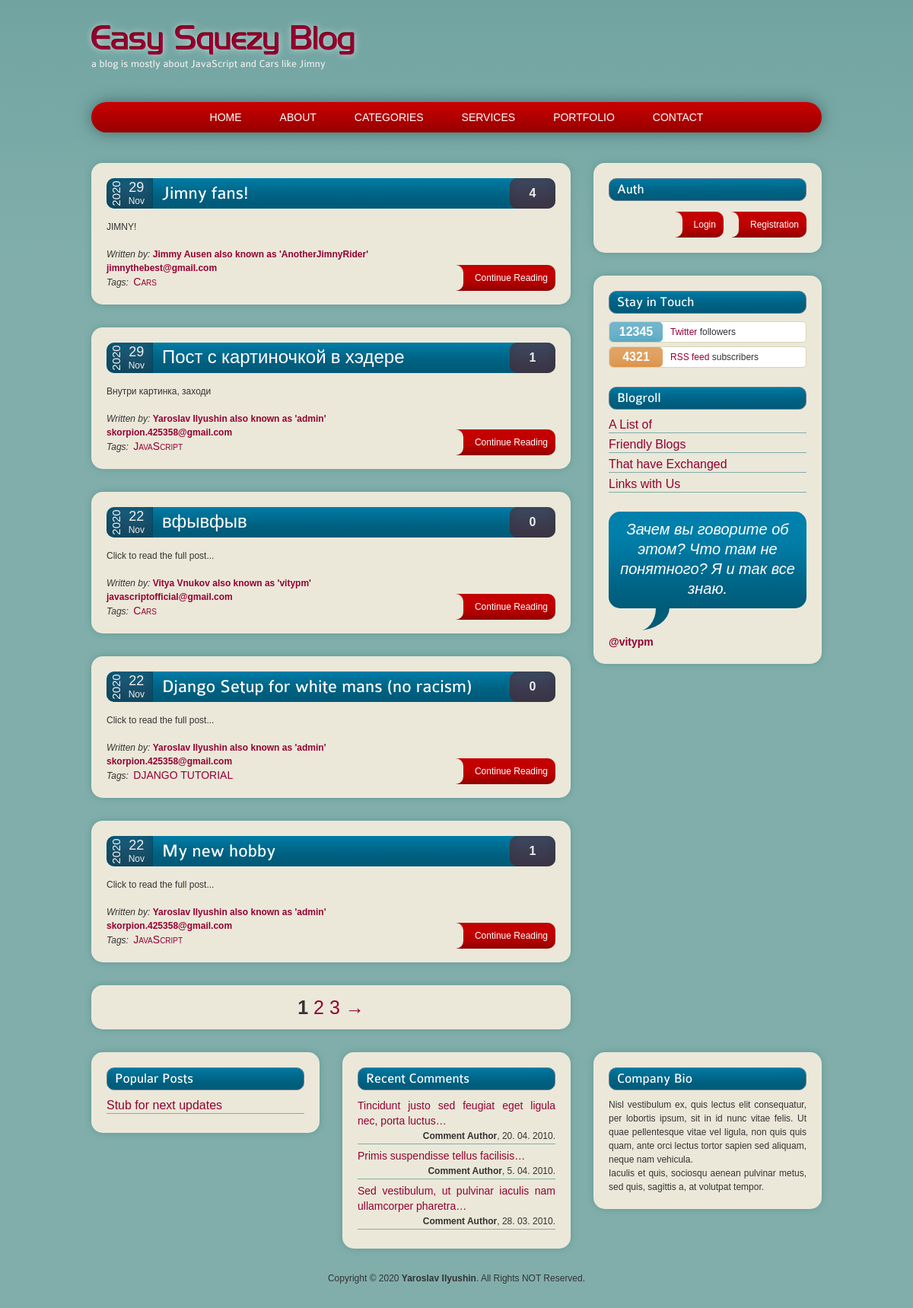
Before: / with the older database file.
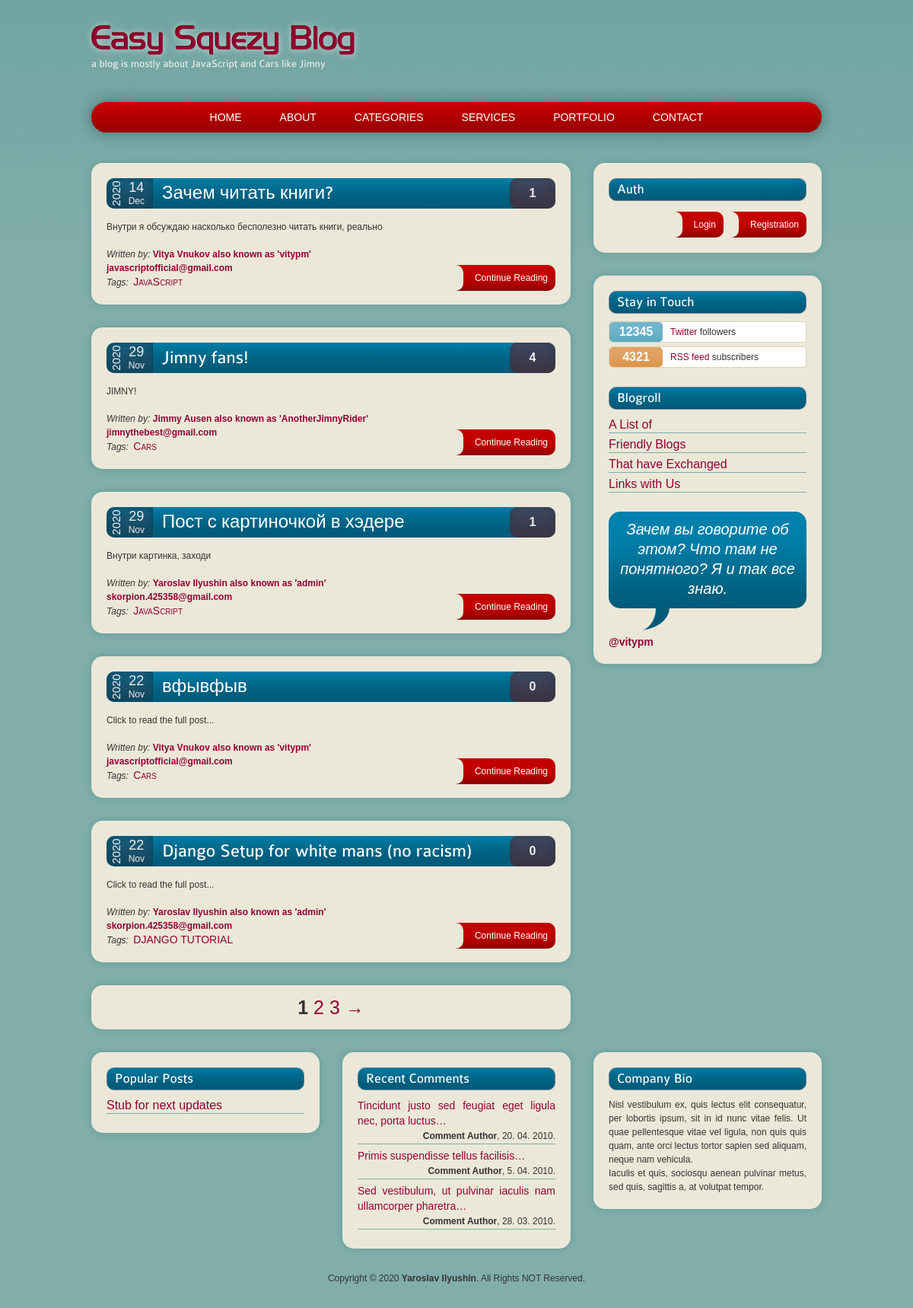
After: the same page with the newer database file.
### theblog/models.py (models this page shows, shortened)
class Post(models.Model):
    title = models.CharField(max_length=255)
    header_image = models.ImageField(null=True, blank=True, upload_to="images/")
    title_tag = models.CharField(max_length=255)
    author = models.ForeignKey(User, on_delete=models.CASCADE)
    body = RichTextField(blank=True, null=True)
    post_date = models.DateField(auto_now_add=True)
    category = models.CharField(max_length=255, default='unstated')
    snippet = models.CharField(max_length=255)
    likes = models.ManyToManyField(User, related_name='blog_posts')
    pass

### theblog/views.py (the view)
# urls.py: path('', HomeView.as_view(), name="home"),
class HomeView(ListView):
    model = Post
    template_name = 'index.html'
    paginate_by = 5
    queryset = Post.objects.all()
    cats = Category.objects.all()
    ordering = ['-id']
    def get_context_data(self, *args, **kwargs):
        category_menu = Category.objects.all()
        context = super(HomeView, self).get_context_data(*args, **kwargs)
        context['category_menu'] = category_menu
        return context
        pass
    pass

### theblog/models.py (called while the page is built)
    def __str__(self):
        return self.name
        pass

### theblog/templates/index.html (shortened to what this page needs)
<!DOCTYPE html>
<html lang=en>
<head>
	{% load staticfiles %}
	<link href='{% static "styles.css" %}' rel=stylesheet />
</head>
<body>
{% include "header.html" %}
<div class=clearfix>
	<div id=content>
		<ul>
			{% for post in object_list %}
				<article>
					<header>
						<div class=time>
							<div class=year>{{ post.post_date.year }}</div>
							<div class=date>{{ post.post_date.day }}<span> {{ post.post_date | date:'M'}} </span></div>
						</div>
						<a class=postMenu href="{% url 'article_detail' post.pk %}"><h1>{{post.title}}</h1></a>
						<div class=comments>{{ post.comments.count }}</div>
					</header>
				<p>{{ post.snippet }}</p>
				<footer>
					<em>Written by:</em> <a href="{% url 'author_detail' post.pk %}"><strong>{{post.author.first_name}} {{post.author.last_name}} also known as '{{post.author}}'
					</br> {{post.author.email}}</strong></a>
					<span class=newLine><em>Tags:</em> <a class=tags href={% url 'category' post.category %}>{{post.category}}</a></span>
					<a class=button href={% url 'article_detail' post.pk %} align='right'>Continue Reading</a>
				</footer>
				</article>
			{% endfor %}
		</ul>
<article>
<div class="pagination" align="center" style="font-size: 25px">
    {% if page_obj.paginator.num_pages <= 5 %}
    {% for num in page_obj.paginator.page_range %}
        {% if num == page_obj.number %}
            <span class="current"><b>{{ num }}</b></span>
        {% else %}
            <a href="?page={{ num }}"> {{ num }}</a>
        {% endif %}
    {% endfor %}
    {% if page_obj.has_next %}
        <a href="?page={{ page_obj.next_page_number }}">→</a>
    {% endif %}
    {% endif %}
</div>
</article>
	</div>
	<aside>
		<section>
			<h1>Auth</h1>
			<br/><br/>
			<ul id=inTouch>
				{% if user.is_authenticated %}
					<span><h2>You are logged now as {{user}}</h2></span>
					</br></br>
					<a class=button href={% url 'logout' %} align='right'>Logout</a>
					<a class=button href={% url 'edit_profile' %} align='left'>Edit profile</a>
				{% else %}
					<a class=button href={% url 'register' %} align='left'>Registration</a>
					<a class=button href={% url 'login' %} align='right'>Login</a>
				{% endif %}
			</ul>
		</section>
	</aside>
	<aside>
		<section>
			<h1>Stay in Touch</h1>
			<ul id=inTouch>
				<li><span class=twitter>12345</span> <a href=#>Twitter</a> followers</li>
				<li><span class=rss>4321</span> <a href=#>RSS feed</a> subscribers</li>
			</ul>
		</section>
		<nav>
			<h1>Blogroll</h1>
			<ul class=links>
				<li><a href=#>A List of</a></li>
				<li><a href=#>Friendly Blogs</a></li>
				<li><a href=#>That have Exchanged</a></li>
				<li><a href=#>Links with Us</a></li>
			</ul>
		</nav>
		<section>
			<blockquote>Зачем вы говорите об этом? Что там не понятного? Я и так все знаю.</blockquote>
			<a class=twitterHandle href="#">@vitypm</a>
		</section>
	</aside>
</div>
<footer class=clearfix>
		<section>
			<h1>Popular Posts</h1>
			<ul class=links>
				<li><a href=#>Stub for next updates</a></li>
			</ul>
		</section>
		<section>
			<h1>Recent Comments</h1>
			<ul id=comments>
				<li>
					<a href=#>Tincidunt justo sed feugiat eget ligula nec, porta luctus&hellip;</a>
					<span class=newLine><strong>Comment Author</strong>, 20. 04. 2010.</span>
				</li>
				<li>
					<a href=#>Primis suspendisse tellus facilisis&hellip;</a>
					<span class=newLine><strong>Comment Author</strong>, 5. 04. 2010.</span>
				</li>
				<li>
					<a href=#>Sed vestibulum, ut pulvinar iaculis nam ullamcorper pharetra&hellip;</a>
					<span class=newLine><strong>Comment Author</strong>, 28. 03. 2010.</span>
				</li>
			</ul>
		</section>
		<section>
			<h1>Company Bio</h1>
			<p>Nisl vestibulum ex, quis lectus elit consequatur, per lobortis ipsum, sit in id nunc vitae felis. Ut quae pellentesque vitae vel ligula, non quis quis quam, ante orci lectus tortor sapien sed aliquam, neque nam vehicula.</p>
			<p>Iaculis et quis, sociosqu aenean pulvinar metus, sed quis, sagittis a, at volutpat tempor.</p>
		</section>
	<p class=copyright>Copyright &copy; 2020 <strong>Yaroslav Ilyushin</strong>. All Rights NOT Reserved.</p>
</footer>
</body>
</html>

Changed rows visible on the page:
no longer on this page (row unchanged): Post: post_date.year "2020", post_date.day "22", post_date "Nov", title "My new hobby", comments.count "1", snippet "Click to read the full post...", author.first_name "Yaroslav", author.last_name "Ilyushin", author "admin", author.email "skorpion.425358@gmail.com", category "JavaScript"
added Post: post_date.year "2020", post_date.day "14", post_date "Dec", title "Зачем читать книги?", comments.count "1", snippet "Внутри я обсуждаю насколько бесполезно читать книги, реально", author.first_name "Vitya", author.last_name "Vnukov", author "vitypm", author.email "javascriptofficial@gmail.com", category "JavaScript"
